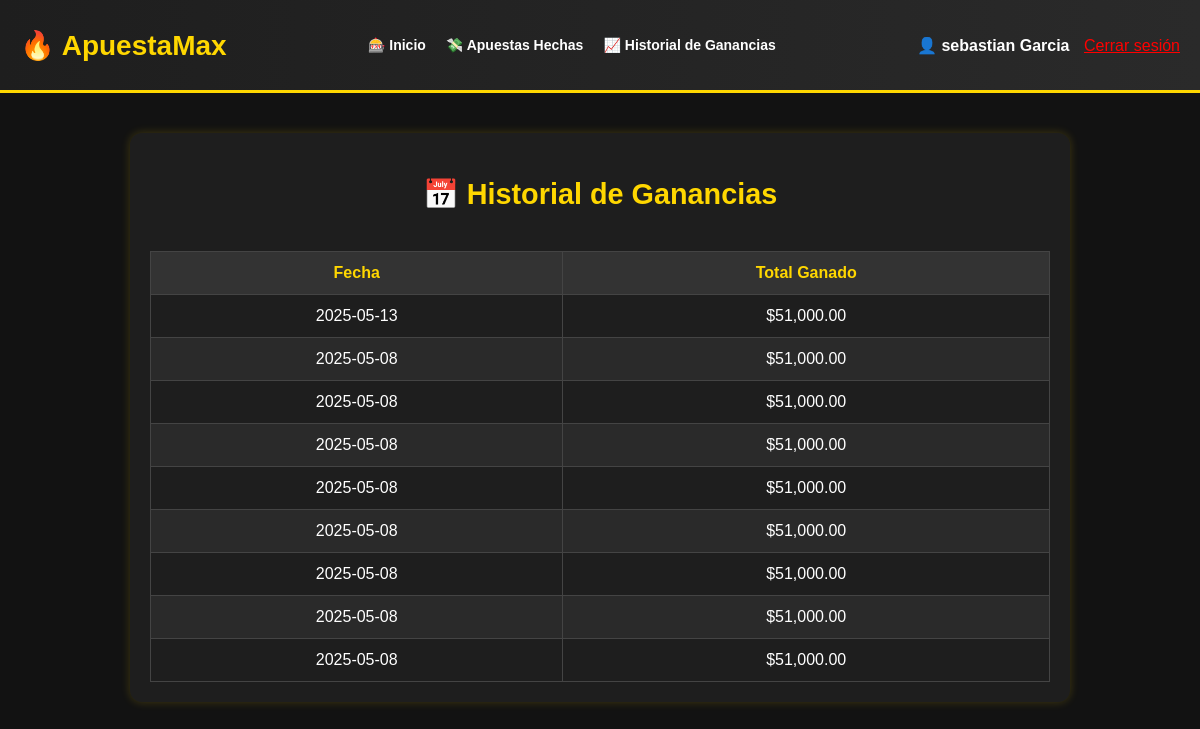
Page /historial_ganancias.php (signed in) on the committed database.
### tables this page shows
CREATE TABLE `historial_ganancias` (
  `id` int(11) NOT NULL,
  `id_usuario` int(11) NOT NULL,
  `fecha` date DEFAULT NULL,
  `total_ganado` decimal(10,2) NOT NULL
);

### historial_ganancias.php (the view, shortened to what this page needs)
<?php
include 'php/conexion_be.php';
$idUsuario = $_SESSION['id_usuario'];
$nombreUsuario = $_SESSION['usuario'] ?? 'Invitado';
$consultaHistorial = "SELECT fecha, total_ganado FROM historial_ganancias WHERE id_usuario = ? ORDER BY fecha DESC";
$stmtHistorial = $conexion->prepare($consultaHistorial);
$stmtHistorial->bind_param("i", $idUsuario);
$stmtHistorial->execute();
$resultadoHistorial = $stmtHistorial->get_result();
?>
<!DOCTYPE html>
<html lang="es">
<head>
    <link rel="stylesheet" href="css/inicio.css">
    <link rel="stylesheet" href="css/historial.css">
</head>
<body>
    <header>
        <div class="logo">🔥 ApuestaMax</div>
        <nav>
            <ul>
                <li><a href="inicio.php">🎰 Inicio</a></li>
                <li><a href="apuestashechas.php">💸 Apuestas Hechas</a></li>
                <li><a href="historial_ganancias.php">📈 Historial de Ganancias</a></li>
            </ul>
        </nav>
        <div class="usuario">
            👤 <strong><?php echo htmlspecialchars($nombreUsuario); ?></strong>
            <a href="logout.php" style="margin-left: 10px; color: red;">Cerrar sesión</a>
        </div>
    </header>
    <main class="contenedor">
        <section class="historial">
            <h2>📅 Historial de Ganancias</h2>
            <div class="tabla-container">
                <table class="tabla-historial">
                    <thead>
                        <tr>
                            <th>Fecha</th>
                            <th>Total Ganado</th>
                        </tr>
                    </thead>
                    <tbody>
                        <?php while ($registro = $resultadoHistorial->fetch_assoc()): ?>
                            <tr>
                                <td><?php echo htmlspecialchars($registro['fecha']); ?></td>
                                <td>$<?php echo number_format($registro['total_ganado'], 2); ?></td>
                            </tr>
                        <?php endwhile; ?>
                    </tbody>
                </table>
            </div>
        </section>
    </main>
</body>
</html>

### css/inicio.css (style rules this page uses)
body { font-family: Arial, sans-serif; margin: 0; padding: 0; background-color: #121212; color: white; text-align: center; }
header { background: linear-gradient(90deg, #1e1e1e, #2a2a2a); color: white; padding: 20px; display: flex; justify-content: space-between; align-items: center; border-bottom: 3px solid gold; }
.logo { font-size: 28px; font-weight: bold; color: gold; }
nav ul { list-style: none; display: flex; gap: 20px; padding: 0; }
nav ul li a { color: white; text-decoration: none; font-weight: bold; font-size: 14px; transition: color 0.3s; }

### css/historial.css (style rules this page uses)
.contenedor { max-width: 900px; margin: 40px auto; padding: 20px; background: #1e1e1e; border-radius: 12px; box-shadow: 0 0 10px rgba(255, 215, 0, 0.2); }
.historial h2 { color: gold; font-size: 1.8em; margin-bottom: 20px; }
.tabla-container { overflow-x: auto; }
.tabla-historial { width: 100%; border-collapse: collapse; margin-top: 20px; }
.tabla-historial th, .tabla-historial td { padding: 12px; text-align: center; border: 1px solid #444; color: white; }
.tabla-historial th { background-color: #333; color: gold; font-weight: bold; }
.tabla-historial tr:nth-child(even) { background-color: #2a2a2a; }

### rows in the picture
historial_ganancias: fecha "2025-05-13", total_ganado "51,000.00"
historial_ganancias: fecha "2025-05-08", total_ganado "51,000.00"
historial_ganancias: fecha "2025-05-08", total_ganado "51,000.00"
historial_ganancias: fecha "2025-05-08", total_ganado "51,000.00"
historial_ganancias: fecha "2025-05-08", total_ganado "51,000.00"
historial_ganancias: fecha "2025-05-08", total_ganado "51,000.00"
historial_ganancias: fecha "2025-05-08", total_ganado "51,000.00"
historial_ganancias: fecha "2025-05-08", total_ganado "51,000.00"
historial_ganancias: fecha "2025-05-08", total_ganado "51,000.00"

### other values in the picture
$nombreUsuario "sebastian Garcia"
